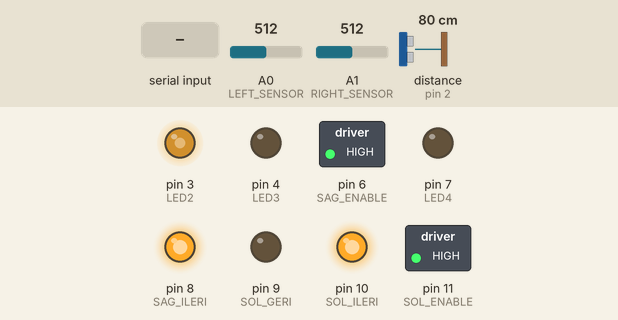
The sketch below on a simulated Arduino Uno, built with avr-gcc and run on an emulated ATmega328P. Shown: switched loads named in the sketch (green lamp = pin HIGH), output pins drawn as LEDs (lit = HIGH). The test bench sets the inputs (shaded band); at power-on: distance to the obstacle (sensor on pin 2) 80 cm, A0 (LEFT_SENSOR) = 512, A1 (RIGHT_SENSOR) = 512. The echo pulse lasts 58.3 µs per cm; pins used as bus, display or sensor lines are not drawn; what the sketch prints to the serial monitor is not drawn.

Above: at 1.2 s.
1.3 s: distance to the obstacle (sensor on pin 2) set to 2 cm
At 3.1 s:
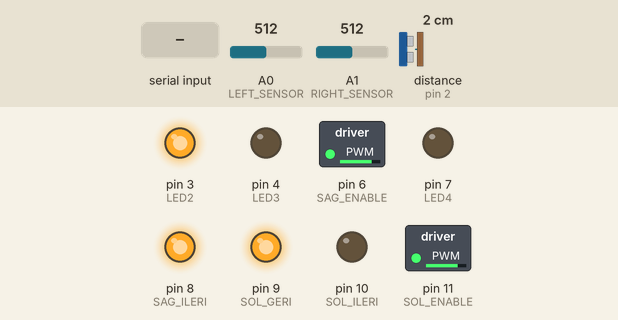
4.3 s: A0 (LEFT_SENSOR) set to 488
At 7.2 s:
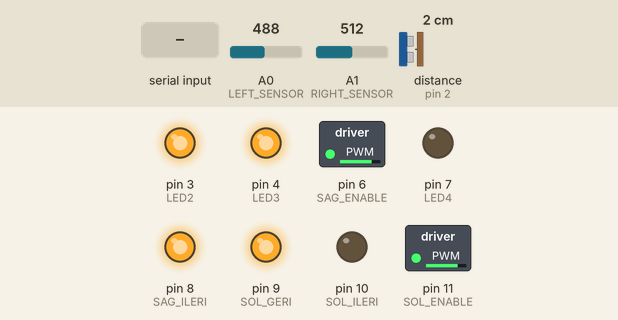
7.3 s: A1 (RIGHT_SENSOR) set to 493
At 11.3 s:
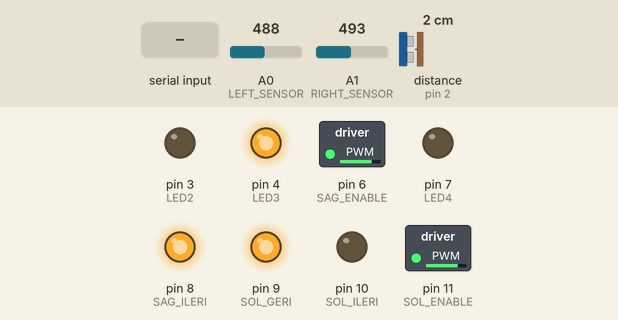
13.3 s: "R" received over Serial
At 14.6 s:
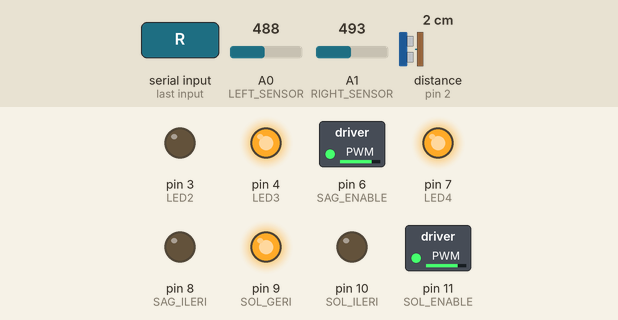
14.8 s: A0 (LEFT_SENSOR) set to 510
At 19.3 s:
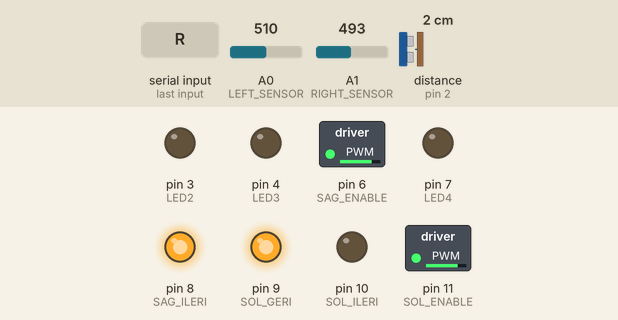
20.8 s: "R" received over Serial
Timing chart, 0 to 23.8 s (numbered marks = the images above; inputs shaded):
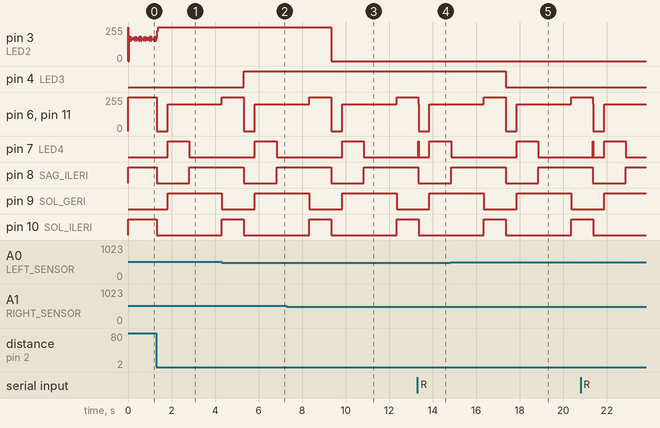

Measured:
- the behaviour switches between 501 and 500 on A0 (LEFT_SENSOR) (found by bisection; images 1 and 2)
- the behaviour switches between 501 and 500 on A1 (RIGHT_SENSOR) (found by bisection; images 2 and 3)
- after the input at 1.3 s, pin 6 (SAG_ENABLE), pin 11 (SOL_ENABLE): 255/255 → 0/255 at once, → 200/255 0.50 s later; pin 7 (LED4): LOW → HIGH after 0.52 s, → LOW 1.0 s later; pin 8 (SAG_ILERI): HIGH → LOW at once, → HIGH 1.5 s later; pin 9 (SOL_GERI): LOW → HIGH after 0.52 s; pin 10 (SOL_ILERI): HIGH → LOW at once
- after the input at 4.3 s, pin 4 (LED3): LOW → HIGH after 1.0 s
- after the input at 7.3 s, pin 3 (LED2): 255/255 → 0/255 after 2.0 s
- after the input at 13.3 s, pin 7 (LED4): LOW → HIGH after 0.04 s instead of 0.55 s
- after the input at 14.8 s, pin 4 (LED3): HIGH → LOW after 2.6 s

The sketch:

serit_engel.ino
```cpp
// Sensör pinleri
#define LEFT_SENSOR A0    // Şerit sensörü - sol
#define RIGHT_SENSOR A1   // Şerit sensörü - sağ
const int TRIG_PIN = 3;   // Ultrasonik sensör
const int ECHO_PIN = 2;

// Motor pinleri
const int SAG_ENABLE = 6;
const int SAG_ILERI = 8;
const int SAG_GERI = 7;
const int SOL_ILERI = 10;
const int SOL_GERI = 9;
const int SOL_ENABLE = 11;

// LED pinleri
#define LED1 2
#define LED2 3
#define LED3 4
#define LED4 7

// Sabitler
#define THRESHOLD 500     // Şerit algılama eşiği
#define OBSTACLE_DIST 20  // Engel mesafesi (cm)
#define MOTOR_HIZ 200    // Normal hız
#define MAX_HIZ 255      // Maksimum hız

int sure = 0;
int mesafe = 0;

void setup() {
  // Sensör pinleri
  pinMode(LEFT_SENSOR, INPUT);
  pinMode(RIGHT_SENSOR, INPUT);
  pinMode(TRIG_PIN, OUTPUT);
  pinMode(ECHO_PIN, INPUT);

  // Motor pinleri
  pinMode(SAG_ILERI, OUTPUT);
  pinMode(SAG_GERI, OUTPUT);
  pinMode(SOL_ILERI, OUTPUT);
  pinMode(SOL_GERI, OUTPUT);
  pinMode(SAG_ENABLE, OUTPUT);
  pinMode(SOL_ENABLE, OUTPUT);

  // LED pinleri
  pinMode(LED1, OUTPUT);
  pinMode(LED2, OUTPUT);
  pinMode(LED3, OUTPUT);
  pinMode(LED4, OUTPUT);

  Serial.begin(9600);
  Serial.println("Sistem hazır");
}

void loop() {
  // Mesafe ölçümü
  digitalWrite(TRIG_PIN, HIGH);
  delayMicroseconds(10);
  digitalWrite(TRIG_PIN, LOW);
  sure = pulseIn(ECHO_PIN, HIGH);
  mesafe = (sure / 2) / 29.1;

  // Şerit sensör değerleri
  int solSerit = analogRead(LEFT_SENSOR);
  int sagSerit = analogRead(RIGHT_SENSOR);

  // LED göstergeleri
  digitalWrite(LED1, solSerit > THRESHOLD);
  digitalWrite(LED2, sagSerit > THRESHOLD);
  digitalWrite(LED3, solSerit <= THRESHOLD);
  digitalWrite(LED4, sagSerit <= THRESHOLD);

  // Önce engel kontrolü
  if (mesafe < OBSTACLE_DIST) {
    engeldenKac();
  } else {
    // Şerit takibi
    if (solSerit > THRESHOLD && sagSerit > THRESHOLD) {
      ileri();
    } else if (solSerit <= THRESHOLD && sagSerit > THRESHOLD) {
      sagaDon();
    } else if (sagSerit <= THRESHOLD && solSerit > THRESHOLD) {
      solaDon();
    } else {
      dur();
    }
  }

  // Bluetooth kontrolü
  if (Serial.available()) {
    char veri = Serial.read();
    switch(veri) {
      case 'F': ileri(); break;
      case 'B': geri(); break;
      case 'L': solaDon(); break;
      case 'R': sagaDon(); break;
      case 'S': dur(); break;
    }
  }

  delay(10);
}

void engeldenKac() {
  dur();
  delay(500);
  geri();
  delay(1000);
  solaDon();
  delay(1500);
  ileri();
  delay(1000);
}

void ileri() {
  digitalWrite(SAG_ILERI, HIGH);
  digitalWrite(SAG_GERI, LOW);
  digitalWrite(SOL_ILERI, HIGH);
  digitalWrite(SOL_GERI, LOW);
  analogWrite(SAG_ENABLE, MAX_HIZ);
  analogWrite(SOL_ENABLE, MAX_HIZ);
}

void geri() {
  digitalWrite(SAG_ILERI, LOW);
  digitalWrite(SAG_GERI, HIGH);
  digitalWrite(SOL_ILERI, LOW);
  digitalWrite(SOL_GERI, HIGH);
  analogWrite(SAG_ENABLE, MOTOR_HIZ);
  analogWrite(SOL_ENABLE, MOTOR_HIZ);
}

void solaDon() {
  digitalWrite(SAG_ILERI, HIGH);
  digitalWrite(SAG_GERI, LOW);
  digitalWrite(SOL_ILERI, LOW);
  digitalWrite(SOL_GERI, HIGH);
  analogWrite(SAG_ENABLE, MOTOR_HIZ);
  analogWrite(SOL_ENABLE, MOTOR_HIZ);
}

void sagaDon() {
  digitalWrite(SAG_ILERI, LOW);
  digitalWrite(SAG_GERI, HIGH);
  digitalWrite(SOL_ILERI, HIGH);
  digitalWrite(SOL_GERI, LOW);
  analogWrite(SAG_ENABLE, MOTOR_HIZ);
  analogWrite(SOL_ENABLE, MOTOR_HIZ);
}

void dur() {
  digitalWrite(SAG_ILERI, LOW);
  digitalWrite(SAG_GERI, LOW);
  digitalWrite(SOL_ILERI, LOW);
  digitalWrite(SOL_GERI, LOW);
  analogWrite(SAG_ENABLE, 0);
  analogWrite(SOL_ENABLE, 0);
}
```
